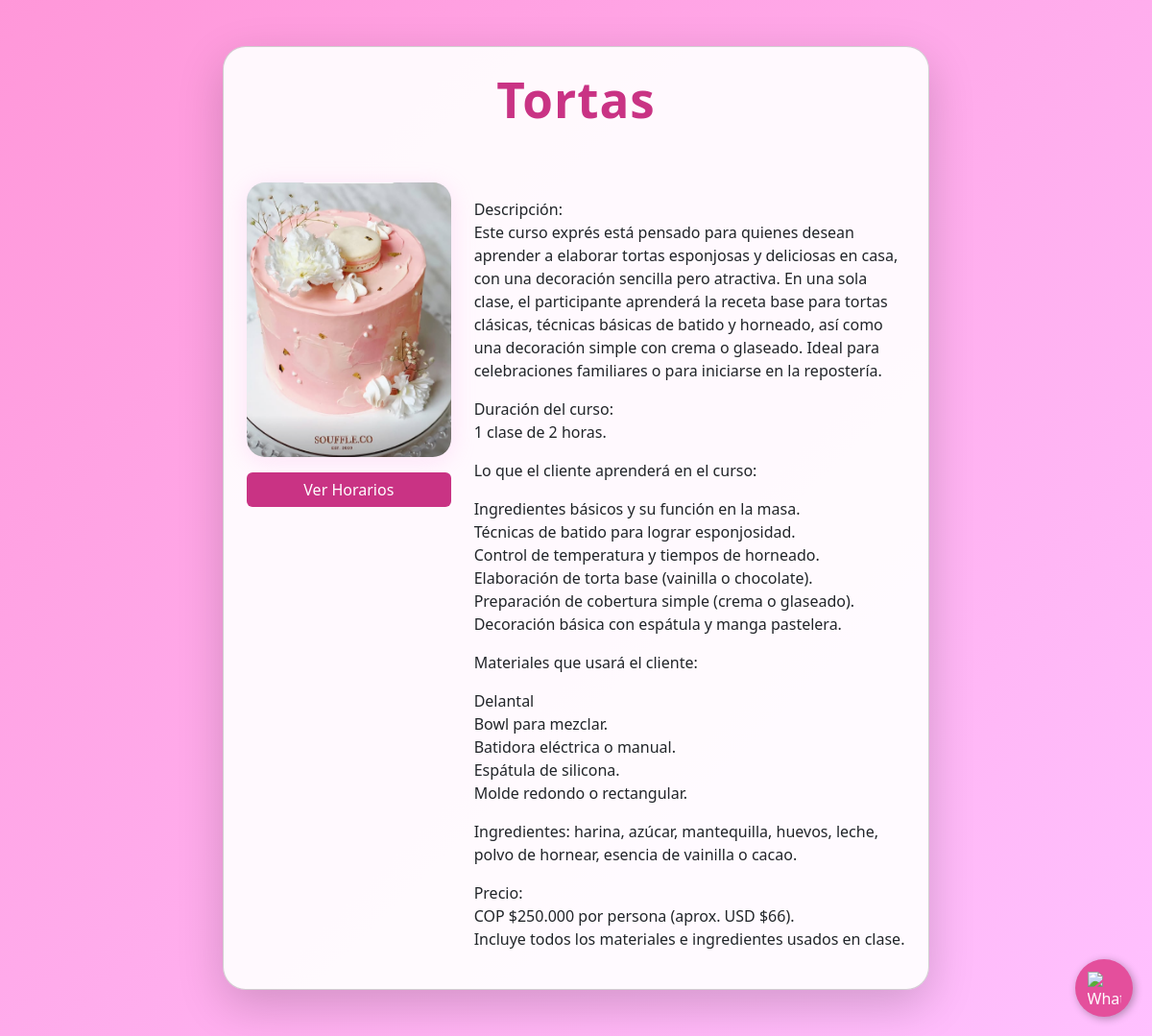
Page /curso/4/ on the committed database.
### souffleApp/models.py (models this page shows)
class SouffleApp(models.Model):
    title = models.CharField(max_length=100)
    description = models.CharField(max_length=250)
    long_description = models.TextField(blank=True)
    image = models.ImageField(upload_to='souffleApp/images/')
    url = models.URLField(blank=True)

### souffleApp/views.py (the view)
# urls.py: path('curso/<int:curso_id>/', souffle.curso_detail, name='curso_detail'),
def curso_detail(request, curso_id):
    from django.shortcuts import get_object_or_404
    curso = get_object_or_404(SouffleApp, id=curso_id)
    return render(request, 'souffleApp/curso_detail.html', {'curso': curso})

### souffleApp/templates/souffleApp/curso_detail.html (shortened to what this page needs)
<!DOCTYPE html>
<html lang="es">
<head>
    <link href="https://cdn.jsdelivr.net/npm/bootstrap@5.3.7/dist/css/bootstrap.min.css" rel="stylesheet">
</head>
{% include 'souffleApp/whatsapp_button.html' %}
<body>
    <div class="container py-5">
        <div class="row justify-content-center">
            <div class="col-12 col-md-10 col-lg-8">
                <div class="card shadow-lg p-4" style="border-radius: 1.5em; background: rgba(255,255,255,0.93);">
                    <h1 class="curso-title text-center w-100">{{ curso.title }}</h1>
                    <div class="row align-items-start mt-4">
                        <div class="col-12 col-md-4 d-flex flex-column align-items-center mb-3 mb-md-0">
                            <img src="{{ curso.image.url }}" alt="{{ curso.title }}" class="img-fluid curso-img mb-3">
                            <button class="btn btn-rosa w-100" type="button" onclick="document.getElementById('horarios-box').style.display='block'">Ver Horarios</button>
                        </div>
                        <div class="col-12 col-md-8">
                            <p class="curso-description">{{ curso.long_description|linebreaks }}</p>
                        </div>
                    </div>
                </div>
            </div>
        </div>
    </div>
</body>
</html>

### souffleApp/templates/souffleApp/curso_detail.html (style rules this page uses)
body { background: linear-gradient(135deg, #ff97d9 0%, #ffc1ff 100%); min-height: 100vh; }
.btn-rosa { background-color: #C93384; color: #fff; border: none; }
.curso-title { color: #C93384; letter-spacing: 1px; font-size: 3.2rem; font-weight: bold; margin-bottom: 2rem; }
.curso-img { max-height: 340px; object-fit: cover; box-shadow: 0 4px 24px #fcb0ea55; background: #fff0f6; border-radius: 1.2rem; }

### rows in the picture
SouffleApp: title "Tortas", image (picture), long_description "Descripción: Este curso exprés está pensado para quienes desean aprender a elaborar tortas esponjosas y deliciosas en casa, con una decoración sencilla pero atractiva. En una sola clase, el participante aprenderá la receta base para tortas clásicas, técnicas básicas de batido y horneado, así como una decoración simple con crema o glaseado. Ideal para celebraciones familiares o para iniciarse en la repostería. Duración del curso: 1 clase de 2 horas. Lo que el cliente aprenderá en el curso: Ingredientes básicos y su función en la masa. Técnicas de batido para lograr esponjosidad. Control de temperatura y tiempos de horneado. Elaboración de torta base (vainilla o chocolate). Preparación de…"
